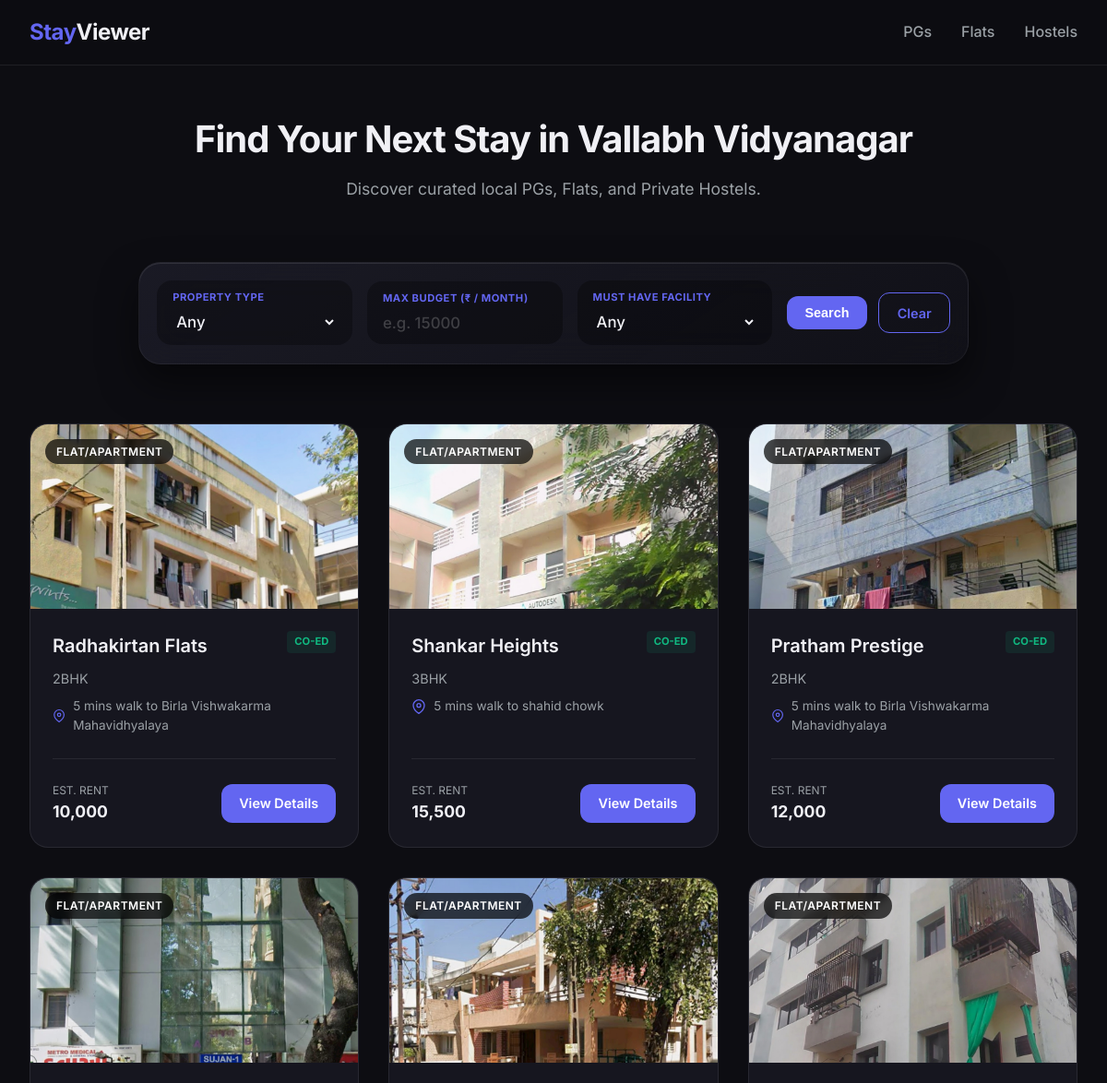
/ (upper part), run on an earlier commit of the app's database.
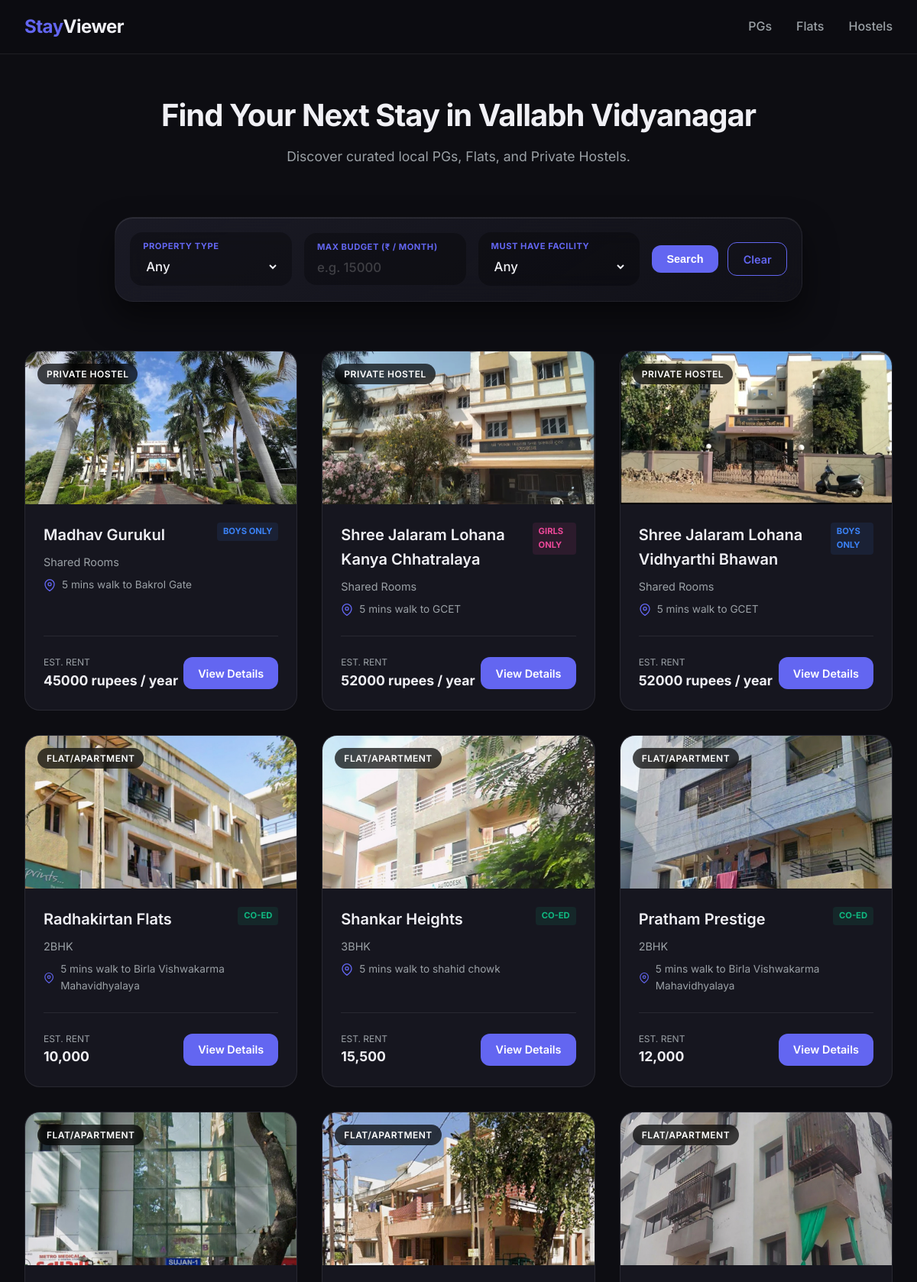
And on a later commit of the database.
### properties/models.py (models this page shows, shortened)
class Property(models.Model):
    PROPERTY_TYPES = [
        ('PG', 'Paying Guest'),
        ('FLAT', 'Flat/Apartment'),
        ('HOSTEL', 'Private Hostel'),
    ]
    GENDER_POLICIES = [
        ('BOYS', 'Boys Only'),
        ('GIRLS', 'Girls Only'),
        ('COED', 'Co-ed'),
    ]
    title = models.CharField(max_length=255, help_text="e.g. Sujan Flats")
    property_type = models.CharField(max_length=20, choices=PROPERTY_TYPES)
    configuration = models.CharField(max_length=100, blank=True, null=True, help_text="e.g. 1BHK, 2BHK, Shared Room")
    gender_policy = models.CharField(max_length=10, choices=GENDER_POLICIES, default='COED')
    address = models.TextField()
    map_coordinates = models.CharField(max_length=255, blank=True, null=True, help_text="e.g., 22.5534, 72.9234 for exact pin drop")
    walking_distance_bvm = models.CharField(max_length=100, blank=True, null=True, help_text="e.g. 5 mins walk to BVM")
    estimated_rent = models.CharField(max_length=100, help_text="e.g. ₹5000/month")
    numeric_rent = models.IntegerField(blank=True, null=True, help_text="Raw number for search filtering (e.g. 12000)")
    broker_fees = models.CharField(max_length=100, blank=True, null=True, help_text="e.g. 1 month rent")
    amenities = models.ManyToManyField(Amenity, blank=True)
    last_updated = models.DateTimeField(auto_now=True)
    created_at = models.DateTimeField(auto_now_add=True)
    class Meta:
        verbose_name_plural = "Properties"

class PropertyImage(models.Model):
    property = models.ForeignKey(Property, related_name='images', on_delete=models.CASCADE)
    image = models.ImageField(upload_to='property_images/')
    caption = models.CharField(max_length=100, blank=True, null=True, help_text="e.g. Building Exterior, Bedroom")
    is_primary = models.BooleanField(default=False, help_text="Check to make this the main thumbnail")

### properties/views.py (the view)
# urls.py: path('', views.property_list, name='property_list'),
def property_list(request):
    properties = Property.objects.all().order_by('-last_updated')
    property_type = request.GET.get('type')
    if property_type:
        properties = properties.filter(property_type=property_type)
    max_rent = request.GET.get('max_rent')
    if max_rent and max_rent.isdigit():
        properties = properties.filter(numeric_rent__lte=int(max_rent))
    amenity_name = request.GET.get('amenity')
    if amenity_name:
        properties = properties.filter(amenities__name__icontains=amenity_name)
    amenities = Amenity.objects.all()
    context = {
        'properties': properties.distinct(),
        'amenities': amenities,
        'selected_type': property_type,
        'selected_rent': max_rent,
        'selected_amenity': amenity_name
    }
    return render(request, 'properties/property_list.html', context)

### templates/properties/property_list.html (shortened to what this page needs)
{% extends 'base.html' %}
{% load static %}
{% block content %}
<div class="page-header">
    <h1>Find Your Next Stay in Vallabh Vidyanagar</h1>
    <p class="subtitle">Discover curated local PGs, Flats, and Private Hostels.</p>
</div>
<div class="search-container glass-panel">
    <form method="GET" action="{% url 'properties:property_list' %}" class="search-form">
        <div class="form-group">
            <label for="type">Property Type</label>
            <select name="type" id="type" class="form-control">
                <option value="">Any</option>
            </select>
        </div>
        <div class="form-group">
            <label for="max_rent">Max Budget (₹ / Month)</label>
            <input type="number" name="max_rent" id="max_rent" class="form-control" placeholder="e.g. 15000" value="{{ selected_rent|default_if_none:'' }}">
        </div>
        <div class="form-group">
            <label for="amenity">Must Have Facility</label>
            <select name="amenity" id="amenity" class="form-control">
                <option value="">Any</option>
            </select>
        </div>
        <div class="form-actions">
            <button type="submit" class="btn btn-primary">Search</button>
            <a href="{% url 'properties:property_list' %}" class="btn btn-outline">Clear</a>
        </div>
    </form>
</div>
<div class="property-grid">
    {% for property in properties %}
        <div class="property-card">
            <div class="card-image-container">
                {% if property.images.all %}
                    {% with primary_img=property.images.first %}
                        <img src="{{ primary_img.image.url }}" alt="{{ property.title }}" class="card-image">
                    {% endwith %}
                {% else %}
                    <div class="placeholder-image">
                        <span>No Image</span>
                    </div>
                {% endif %}
                <span class="badge">{{ property.get_property_type_display }}</span>
            </div>
            <div class="card-content">
                <div class="card-header">
                    <h2 class="card-title">{{ property.title }}</h2>
                    <span class="gender-policy {{ property.gender_policy|lower }}">{{ property.get_gender_policy_display }}</span>
                </div>
                <p class="card-config">{{ property.configuration }}</p>
                <p class="card-location">
                    <svg width="16" height="16" viewBox="0 0 24 24" fill="none" stroke="currentColor" stroke-width="2"><path d="M21 10c0 7-9 13-9 13s-9-6-9-13a9 9 0 0 1 18 0z"></path><circle cx="12" cy="10" r="3"></circle></svg>
                    {{ property.walking_distance_bvm }}
                </p>
                <div class="card-footer">
                    <div class="rent-info">
                        <span class="rent-label">Est. Rent</span>
                        <span class="rent-amount">{{ property.estimated_rent }}</span>
                    </div>
                    <a href="{% url 'properties:property_detail' property.pk %}" class="btn btn-primary">View Details</a>
                </div>
            </div>
        </div>
    {% empty %}
        <div class="empty-state">
            <h3>No properties found.</h3>
            <p>We are currently updating our directory. Please check back soon.</p>
        </div>
    {% endfor %}
</div>
{% endblock %}

### templates/base.html (shortened to what this page needs)
{% load static %}
<!DOCTYPE html>
<html lang="en">
<head>
    <link rel="stylesheet" href="{% static 'css/styles.css' %}?v=2">
</head>
<body class="dark-theme">
    <nav class="navbar">
        <div class="nav-container">
            <a href="{% url 'properties:property_list' %}" class="logo">
                <span class="logo-accent">Stay</span>Viewer
            </a>
            <div class="nav-links">
                <a href="{% url 'properties:property_list' %}?type=PG" class="nav-link">PGs</a>
                <a href="{% url 'properties:property_list' %}?type=FLAT" class="nav-link">Flats</a>
                <a href="{% url 'properties:property_list' %}?type=HOSTEL" class="nav-link">Hostels</a>
            </div>
        </div>
    </nav>
    <main class="main-content">
        {% block content %}
        {% endblock %}
    </main>
</body>
</html>

What changed in the data, as far as the page shows it:
added Property: images.first.image (picture), property_type "PRIVATE HOSTEL", title "Madhav Gurukul", gender_policy "BOYS ONLY", configuration "Shared Rooms", walking_distance_bvm "5 mins walk to Bakrol Gate", estimated_rent "45000 rupees / year"
added Property: images.first.image (picture), property_type "PRIVATE HOSTEL", title "Shree Jalaram Lohana Kanya Chhatralaya", gender_policy "GIRLS ONLY", configuration "Shared Rooms", walking_distance_bvm "5 mins walk to GCET", estimated_rent "52000 rupees / year"
added Property: images.first.image (picture), property_type "PRIVATE HOSTEL", title "Shree Jalaram Lohana Vidhyarthi Bhawan", gender_policy "BOYS ONLY", configuration "Shared Rooms", walking_distance_bvm "5 mins walk to GCET", estimated_rent "52000 rupees / year"
